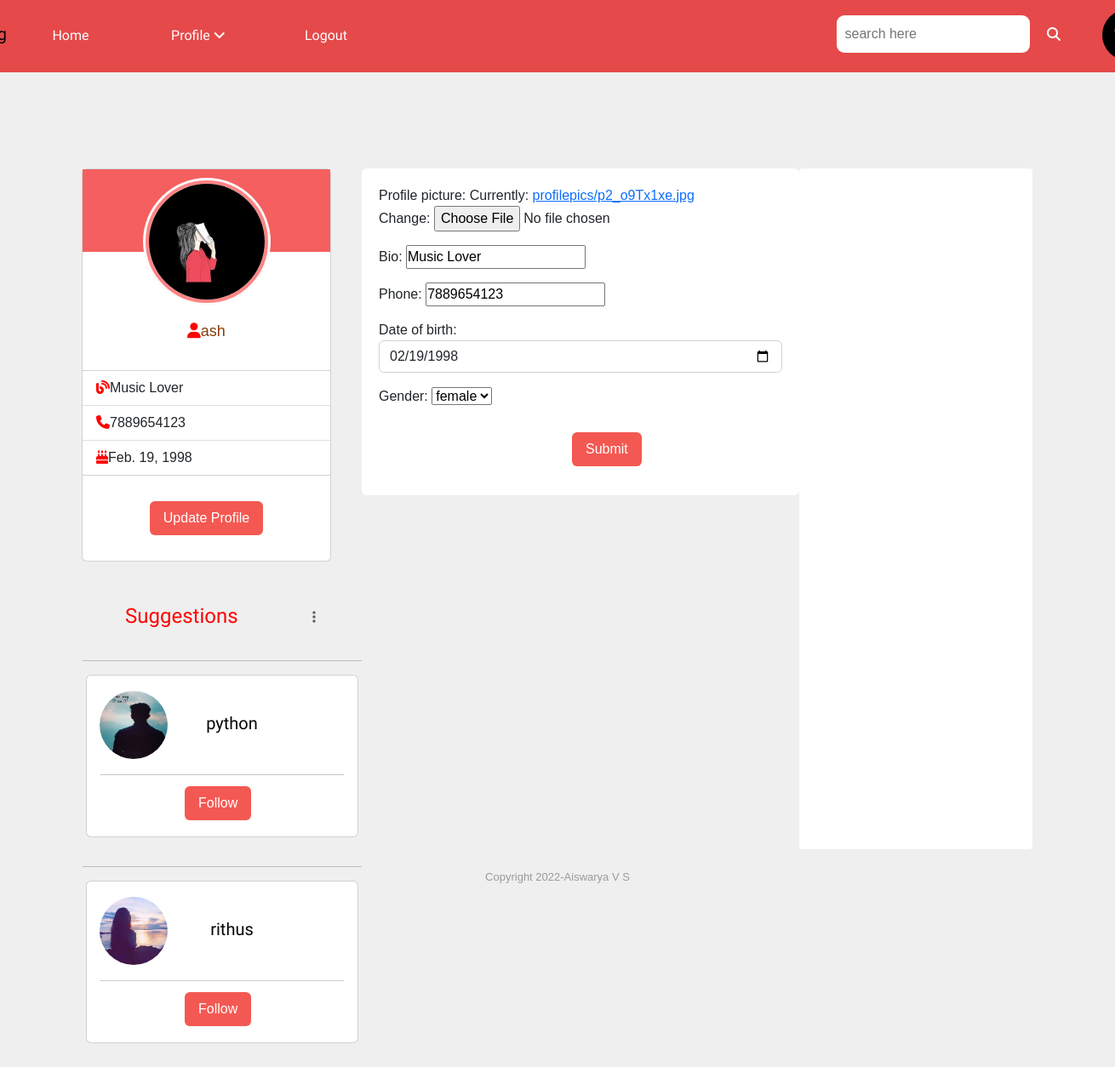
/blog/user/profile/change/2 (signed in), run on the app's committed database.
### blogapp/models.py (models this page shows)
class UserProfile(models.Model):
    profile_picture=models.ImageField(upload_to="profilepics",null=True)
    bio=models.CharField(max_length=20)
    phone=models.CharField(max_length=15)
    date_of_birth=models.DateField(null=True)
    options=(
        ("male","male"),
        ("female","female"),
        ("other","other")
    )
    gender=models.CharField(max_length=15,choices=options,default="male")
    user=models.OneToOneField(User,on_delete=models.CASCADE,related_name="users")
    following=models.ManyToManyField(User,related_name="followings",blank=True)
    @property
    def fetch_followings(self):
        return self.following.all()
    @property
    def fetch_following_count(self):
        return self.fetch_followings.count()
    @property
    def get_followers(self):
        all_users=UserProfile.objects.all()
        followers_list=[]
        for user in all_users:
            if self.user in user.fetch_followings:
                followers_list.append(user)
        return followers_list
    @property
    def followers_count(self):
        return len(self.get_followers)
    @property
    def get_invitations(self):
        all_users_profile = UserProfile.objects.all().exclude(user=self.user)# fetch all users profile objects except current or loged user
        user_list=[userprofile.user for userprofile in all_users_profile]
        following_list = [u for u in self.fetch_followings]  # exclude my following from all users
        invitations = [user for user in user_list if user not in following_list]
        return invitations

### blogapp/views.py (the view, shortened to what this page needs)
# urls.py: path("user/profile/change/<int:user_id>",views.ProfileUpdateView.as_view(),name="profile-update"),
@method_decorator(signin_required,name="dispatch")
class ProfileUpdateView(UpdateView):
    model = UserProfile
    form_class = UserProfileForm
    template_name = "profileupdate.html"
    success_url = reverse_lazy("home")
    pk_url_kwarg = "user_id"

### blogapp/forms.py
class UserProfileForm(ModelForm):
    class Meta:
        model=UserProfile
        exclude=("user","following",)
        widgets={
            "date_of_birth":forms.DateInput(attrs={"class":"form-control","type":"date"})
        }

### blogapp/views.py (called while the page is built)
def signin_required(fn):
    def wrapper(request,*args,**kwargs):
        if request.user.is_authenticated:
            return fn(request,*args,**kwargs)
        else:
            messages.error(request,"user must login")
            return redirect("login")
    return wrapper

### blogapp/templates/profileupdate.html (shortened to what this page needs)
{%extends 'base1.html'%}
{%load static%}
{%block body_block%}
<div class="main-content">
    <div class="write-post-container">
        <form action="" method="post" enctype="multipart/form-data">
            {{form.as_p}}
            <input type="Submit" class="button" id="" style="margin-left:227px">
        </form>
    </div>
</div>
{%endblock%}

### blogapp/templates/base1.html (shortened to what this page needs)
<!DOCTYPE html>
{%load static%}
<html lang="en">
<head>
    <link href="https://cdn.jsdelivr.net/npm/bootstrap@5.2.0-beta1/dist/css/bootstrap.min.css" rel="stylesheet">
</head>
<body style="background-color: #efefef;">
    <div class="menu-bar sticky-top">
        <ul>
          <h5 class="hd">My<span>Blog</span></h5>
          <li class="active"><a href="{%url 'home'%}">Home </a></li>
          <li><a href="#">Profile </a><i class="fa fa-angle-down"></i>
          </li>
          <li><a href="{%url 'signout'%}">Logout</a></li>
          <form action="" method="get">
            <input type="search" placeholder="search here" required="required"><i class="fa fa-search" id="sb"></i>
          </form>
            {%if request.user.users.profile_picture%}
                <li><a href="{%url 'pic-change' request.user.users.id%}"><img src="{{request.user.users.profile_picture.url}}" alt="" class="pro"></a></li>
            {%endif%}
        </ul>
      </div>
    <div class="container" >
        <div class="left-sidebar">
            <div class="card">
                <div class="image-content">
                  <div class="card-image">
                      {%if request.user.users.profile_picture%}
                        <img src="{{request.user.users.profile_picture.url}}" alt="" class="card-img">
                      {%else%}
                        <img src="{%static 'images/propic.jpg'%}" alt="" class="card-img">
                      {%endif%}
                  </div>
                </div>
                <div class="card-content">
                  <h2 class="name"><i class="fa fa-user" style="color:red"></i>{{request.user}}</h2>
                </div>
                <ul class="list-group list-group-flush">
                  <li class="list-group-item"><i class="fa-solid fa-blog" style="color:red"></i>{{request.user.users.bio}}</li>
                  <li class="list-group-item"><i class="fa fa-phone" style="color:red"></i>{{request.user.users.phone}}</li>
                  <li class="list-group-item"><i class="fa-solid fa-cake-candles" style="color:red"></i>{{request.user.users.date_of_birth}}</li>
                </ul>
                <div class="card-body">
                    {%if request.user.users%}
                        <a href="{%url 'profile-update' request.user.users.id%}"><button class="button">Update Profile</button></a>
                    {%endif%}
                </div>
              </div>
            <div class="shortcut-links mt-5">
                <h4 class="sgs">Suggestions</h4>
                {%if request.user.users.get_invitations%}
                {%for user in request.user.users.get_invitations%}
                <a href="#"><i class="fas fa-ellipsis-v" style="margin-top: -42px;margin-left: 270px;"></i></a><hr>
                <div class="card m-1 mt-3" style="width:20rem;height:191px">
                    <img class="card-img-top" src="{{user.users.profile_picture.url}}" alt=""
                         style="height: 80px;width: 80px;margin-top: 18px;margin-left:15px;border-radius: 50%;cursor: pointer;">
                    <div class="card-body">
                        <h5 class="card-title" style="margin-top:-70px;margin-left:23px"><span>{{user.username}}</span></h5><br>
                        <hr>
                        <a href="{%url 'follow-frnd' user.id%}"><button class="button" style="margin-left:99px;margin-top:-3px;">Follow</button></a>
                    </div>
                </div>
                {%endfor%}
                {%endif%}
            </div>
        </div>
        <div class="main-content">
            {%block body_block%}
            {%endblock%}
        </div>
        <div class="right-sidebar">
        </div>
    </div>
    <div class="footer">
        <p>Copyright 2022-Aiswarya V S</p>
    </div>
</body>
</html>

### blogapp/templates/base1.html (style rules this page uses)
* { margin: 0; padding: 0; font-family: 'poppins', sans-serif; }
body { background-size: cover; background-position: center; font-family: sans-serif; background: #efefef; transition: background 0.3s; }
.menu-bar { background: rgb(229, 73, 73); text-align: center; height: 85px; }
.menu-bar ul { display:inline-flex; list-style: none; color: white; }
.menu-bar ul li { width: 120px; margin: 15px; padding: 15px; }
.menu-bar ul li a { text-decoration: none; color: white; font-family: 'Tapestry', cursive; }
.active, .menu-bar ul li:hover { color:rgb(243, 233, 232) }
input[type="search"] { border: none; position:absolute; left: 75%; top: 21%; border-radius: 9px; padding: 10px; outline: none; }
#sb { position:absolute; margin-left: 772px; margin-top: 32px; }
.hd { margin-left: -730px; margin-top: 28px; font-family:'Ultra', serif; }
.sgs { margin-top: 50px; margin-left: 50px; color: red; font-family:'Ultra', serif; }
.pro { border-radius: 50%; height: 60px; width: 60px; margin-left: 807px; margin-top: -19px; }
.card { border-radius: 24px; background-color: #FFF; width: 293px; margin-left: -1px; }
.card-image { position: relative; height: 150px; width: 150px; border-radius: 50%; background: rgb(251, 249, 249); padding: 3px; }
.card-image .card-img { height: 100%; width: 100%; object-fit: cover; border-radius: 50%; border: 4px solid rgb(255, 131, 131); }
.image-content, .card-content { display: flex; flex-direction: column; align-items: center; padding: 10px 14px; }
.image-content { row-gap: 5px; position: relative; }
.name { font-size: 18px; font-weight: 500px; color: #863e0a; }
.button { border: none; font-size: 16px; color: #fff; padding: 8px 16px; background-color: rgb(244, 88, 82); border-radius: 6px; margin: 14px; cursor: pointer; transition: all 0.3s ease; }
.card-body { text-align: center; }
span { color: #050505; font-family: 'Ultra', serif; }
.container { display: flex; justify-content: space-between; padding: 13px 5%; margin-top: 100px; }
.left-sidebar { flex-basis: 25%;  top: 70px; align-self:flex-start; height: 100vh; }
.right-sidebar { background:#fff; flex-basis: 25%;  top: 70px; align-self:flex-start; height: 100vh; padding: 20px; border-radius: 4px; color: #626262; }
.main-content { flex-basis: 47%; }
.imp-links a, .shortcut-links a { text-decoration: none; display: flex; align-items: center; margin-bottom: 30px; color: #626262; width: fit-content; }
.write-post-container { width: 100%; background:#fff; border-radius: 6px; padding: 20px; columns: #626262; }
.footer { text-align: center; color: #9a9a9a; padding: 10px 0 20px; font-size: 13px; }

### data on the page
UserProfile: bio "Music Lover", phone "7889654123", date_of_birth "02/19/1998", gender "female"

### other printed values
{{ request.user }} "ash"
{{ request.user.users.bio }} "Music Lover"
{{ request.user.users.phone }} "7889654123"
{{ request.user.users.date_of_birth }} "Feb. 19, 1998"
{{ user.username }} "python"
{{ user.username }} "rithus"
